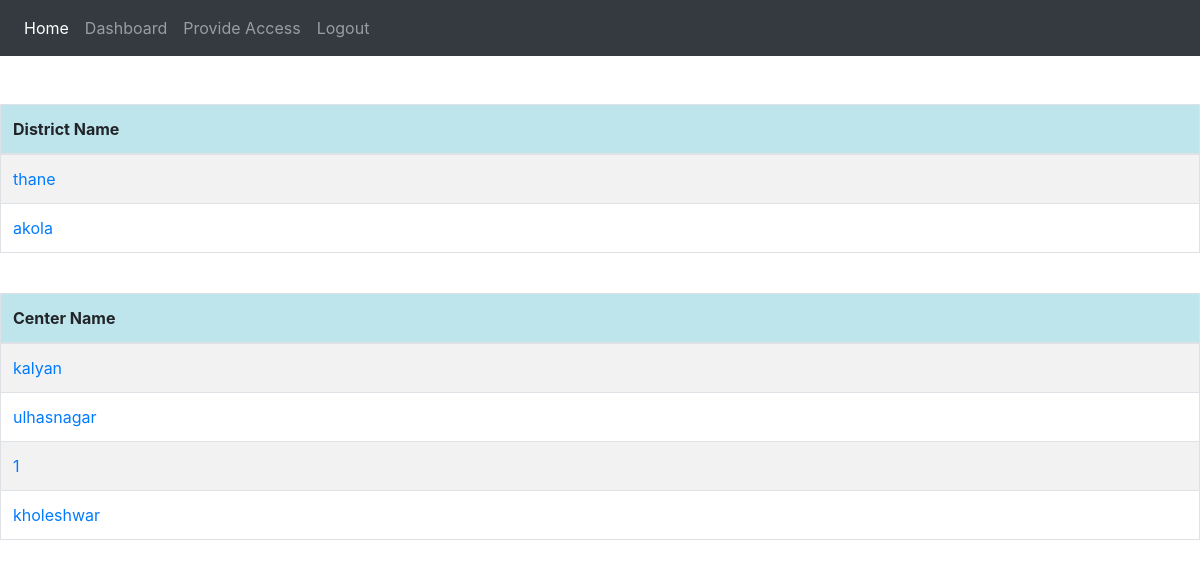
The page /dashboard/ (signed in) on the database as committed earlier.
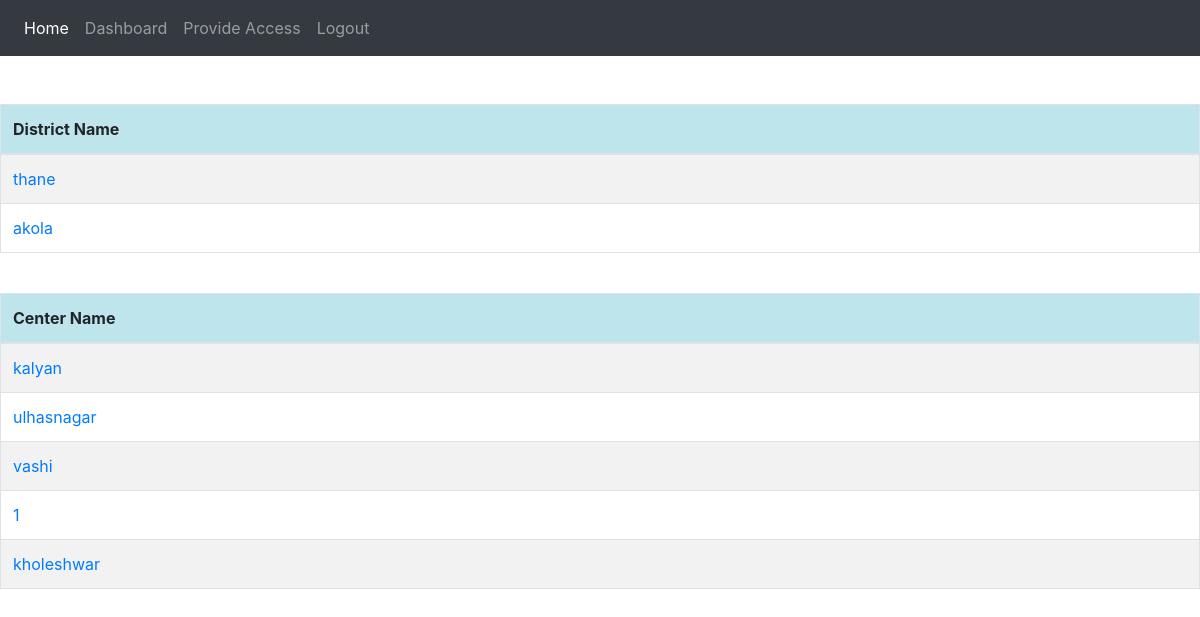
The same page on the database as committed later.
### vaccine_app/models.py (models this page shows, shortened)
class Center(models.Model):
    centerPrimaryKey = models.AutoField(primary_key=True)
    centerId = models.UUIDField(default=uuid.uuid4, editable=False, unique=True)
    district = models.ForeignKey(District, on_delete=models.CASCADE, related_name="Center")
    name = models.CharField(max_length=255, unique=True)
    maxCountPerDate = models.IntegerField(default=0)

### vaccine_app/views.py (the view)
# urls.py: path('dashboard/',views.dashboard,name='dashboard'),
@login_required(login_url="login_gen")
def dashboard(request):
    user=request.user
    center_access=AccessControlListCenter.objects.filter(person=user)
    if not user.is_districtadmin and center_access.count()==1:
        return redirect('/dashboard/center/'+center_access[0].center.name)
    if user.is_districtadmin:
        district_access=AccessControlListDistrict.objects.filter(person=user)
        center_name=[]
        district_name=[]
        for district in district_access:
            district_name.append(district.district.name)
            center_objs=Center.objects.filter(district=district.district)
            for center in center_objs:
                center_name.append(center.name)
        return render(request,'dashboard.html',{'centers':center_name,'districts':district_name})
    elif request.user.is_centeradmin and not user.is_districtadmin:
        center_name=[]
        district_name=[]
        for center in center_access:
            center_name.append(center.center.name)
        return render(request,'dashboard.html',{'centers':center_name,'districts':district_name})
    else :
        return redirect('login_gen')

### templates/dashboard.html
{% extends 'base.html' %}
{% block content %}
<br><br>
<table class="table  table-bordered table-striped">
  <thead>
    <tr class="table-info">
      <th scope="col">District Name</th>
    </tr>
  </thead>
  <tbody>
  {% if districts %}
      {% for district in districts %}
          <tr>
            {% url 'district_dash' district as district_url%}
            <td><a href="{{district_url}}">{{district}}</a></td>
          </tr>
      {% endfor %}
  {% endif %}
  </tbody>
</table>
<br>
<table class="table table-bordered table-striped">
    <thead>
      <tr class="table-info">
        <th scope="col">Center Name</th>
      </tr>
    </thead>
    <tbody>
      {% if centers %}
          {% for center in centers %}
              <tr>
                {% url 'center_dash' center as center_url%}
                <td><a href="{{center_url}}">{{center}}</a></td>
              </tr>
          {% endfor %}
      {% endif %}
    </tbody>
  </table>
{% endblock content %}

Rows that differ between the two databases and show on the page:
added Center: centers "vashi"
